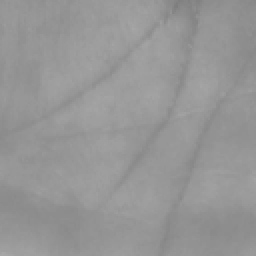
#> input picture Palmprint/training/003-3.bmp, 128 x 128 px (shown 2 times larger)
$ python -i texture_extraction_DIP.py   (imports and definitions only)
#> lines starting #> are read from the running program, lines starting #| are printed output that depends on the picture; after the words box and inside, x2 and y2 are one past the last pixel; in counts of white or black regions, pixels touching at a corner belong together
import matplotlib.pyplot as plt  # plt 用于显示图片
from matplotlib.pyplot import imread
from skimage import morphology
import numpy as np
import glob
import os
import cv2


# %%
class Palm_Graph():
    def __init__(self, train, test):
        assert (np.array(train).shape == np.array(test).shape)
        self.train = train
        self.test = test
        self.rows, self.cols = train[0].shape


def Low_pass_Gausian_process(img, D0):
    rows, cols = img.shape
    mask = np.zeros((rows, cols))
    Locx = np.array(list(range(cols)) * rows).reshape([rows, cols])
    Locy = np.transpose((np.array(list(range(rows)) * cols).reshape([cols, rows])))
    D = np.sqrt((Locx - cols / 2) ** 2 + (Locy - rows / 2) ** 2)
    mask = np.exp(-D ** 2 / D0 ** 2 / 2)

    f1 = np.fft.fft2(img)
    f1shift = np.fft.fftshift(f1)
    f1shift = f1shift * mask
    f2shift = np.fft.ifftshift(f1shift)
    img_new = np.fft.ifft2(f2shift)
    img_new = np.abs(img_new)

    return img_new


class gabor():
    def __init__(self, R, C, n_orientation, scale):
        self.R = R
        self.C = C
        self.n_orientarion = n_orientation
        self.scale = scale
        self.orientation = np.array([u * np.pi / n_orientation for u in range(1, n_orientation + 1)])
        self.gabor_filters_sets = [gabor_wavelet(R, C, u, scale, n_orientation) for u in range(1, n_orientation + 1)]

    def filtering(self, img):
        # 返回n_orientarion个滤波后的图像
        graphs = np.array([cv2.filter2D(img, -1, np.real(gw)) for gw in self.gabor_filters_sets])
        return graphs

    def plot_filters(self, n_scale):
        gabor_filters = []
        fig = plt.figure()
        for v in range(1, n_scale + 1):
            for u in range(1, self.n_orientarion + 1):
                gw = gabor_wavelet(self.R, self.C, u, v, self.n_orientarion)
                fig.add_subplot(n_scale, self.n_orientarion, self.n_orientarion * (v - 1) + u)
                plt.imshow(np.real(gw), cmap='gray')
        plt.show()


def gabor_wavelet(rows, cols, orientation, scale, n_orientation):
    kmax = np.pi / 2
    f = np.sqrt(2)
    delt2 = (2 * np.pi) ** 2
    k = (kmax / (f ** scale)) * np.exp(1j * orientation * np.pi / n_orientation / 2)
    kn2 = np.abs(k) ** 2
    gw = np.zeros((rows, cols), np.complex128)

    for m in range(int(-rows / 2) + 1, int(rows / 2) + 1):
        for n in range(int(-cols / 2) + 1, int(cols / 2) + 1):
            t1 = np.exp(-0.5 * kn2 * (m ** 2 + n ** 2) / delt2)
            t2 = np.exp(1j * (np.real(k) * m + np.imag(k) * n))
            t3 = np.exp(-0.5 * delt2)
            gw[int(m + rows / 2 - 1), int(n + cols / 2 - 1)] = (kn2 / delt2) * t1 * (t2 - t3)

    return gw


def get_data(number):
    number = str(number)
    train_files = sorted(glob.glob(os.path.join(train_data_path, number.zfill(3) + '*.bmp')))
    test_files = sorted(glob.glob(os.path.join(test_data_path, number.zfill(3) + '*.bmp')))
    train_data = [imread(graph) for graph in train_files]
    test_data = [imread(graph) for graph in test_files]
    palm = Palm_Graph(train_data, test_data)
    return palm


def LOG_preprocess(img, R0=40, ksize=5):
    AfterGaussian = np.uint8(Low_pass_Gausian_process(img, R0))
    processed = cv2.Laplacian(AfterGaussian, -1, ksize=ksize)
    img = cv2.equalizeHist(img)
    return processed


def process(img):
    img = LOG_preprocess(img)  # 预处理，高斯+laplacian

    After_gabor = []
    #     fig = plt.figure(dpi=150)
    for i, gw in enumerate(gabor_filters):
        element = cv2.filter2D(img, -1, np.real(gw))
        After_gabor.append(element)

    Two_value = []
    #     fig = plt.figure(dpi=150)
    for i, line in enumerate(After_gabor):
        _, TW = cv2.threshold(line, 0, 255, cv2.THRESH_BINARY | cv2.THRESH_OTSU)

        kernel = np.ones((2, 2), np.uint8)
        TW = cv2.erode(TW, kernel)

        Two_value.append(TW)
    con = []
    for i in Two_value:
        conective = morphology.remove_small_objects(i > 0, min_size=40, connectivity=1)
        con.append(conective)

    line = (np.sum(con, axis=0) / len(con))

    return line


train_data_path = './Palmprint/training'
test_data_path = './Palmprint/testing'
n_orientation = 6
scale = 2
GA = gabor(10, 10, n_orientation, scale)  # 10*10的filter,取6个不同角度,尺度为2
gabor_filters = GA.gabor_filters_sets
# [1 line not run here, left out]

# [1 line that did not run here, left out]
# [1 line that did not run here, left out]
# [1 line that did not run here, left out]
# [1 line that did not run here, left out]
# [1 line that did not run here, left out]
# [1 line that did not run here, left out]

# [7 lines not run here, left out]

# [1 line that did not run here, left out]
fig = plt.figure(dpi=70)
# [3 lines not run here, left out]

>>> import cv2
>>> picture = cv2.imread('Palmprint/training/003-3.bmp', cv2.IMREAD_GRAYSCALE)
#> picture is the input picture: shape (128, 128); min 126, max 167, mean 150
>>> result = process(picture)
#> in LOG_preprocess, `processed = cv2.Laplacian(AfterGaussian, -1, ksize=ksize)`:
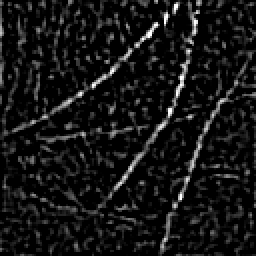
#> processed: shape (128, 128) (shown 2 times larger); min 0, max 255, mean 21
#> in LOG_preprocess, `img = cv2.equalizeHist(img)`:
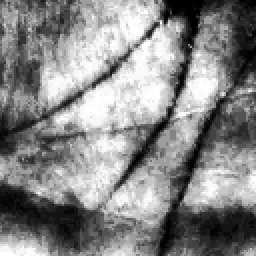
#> img: shape (128, 128) (shown 2 times larger); min 0, max 255, mean 134.5
#> the loop in process, `for i, gw in enumerate(gabor_filters):` made 6 passes
#> pass 2, in process, `element = cv2.filter2D(img, -1, np.real(gw))`:
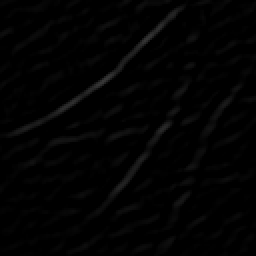
#> element: shape (128, 128) (shown 2 times larger); min 0, max 56, mean 2.7
#> after the loop in process, `for i, gw in enumerate(gabor_filters):`: After_gabor = 6 items
#> the loop in process, `for i, line in enumerate(After_gabor):` made 6 passes
#> pass 1, in process, `_, TW = cv2.threshold(line, 0, 255, cv2.THRESH_BINARY | cv2.THRESH_OTSU)`:
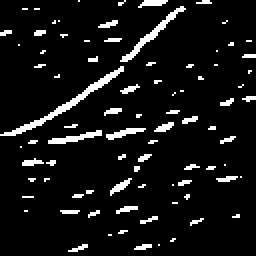
#> TW: shape (128, 128) (shown 2 times larger); 7.6% white in thin lines or dots
#> pass 2, in process, `TW = cv2.erode(TW, kernel)`:
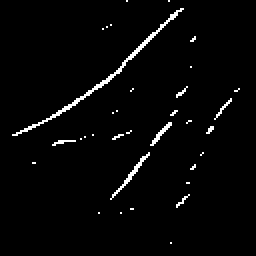
#> TW: shape (128, 128) (shown 2 times larger); 2.5% white in thin lines or dots, all inside (x1, y1, x2, y2) = (6, 0, 120, 122)
#> the loop in process, `for i in Two_value:` made 6 passes
#> pass 3, in process, `conective = morphology.remove_small_objects(i > 0, min_size=40, connec..`:
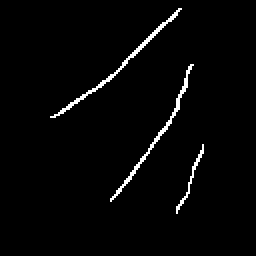
#> conective: shape (128, 128) bool (shown 2 times larger); 2.2% white in thin lines or dots, all inside (x1, y1, x2, y2) = (25, 4, 102, 107)
#> in process, `line = (np.sum(con, axis=0) / len(con))`:
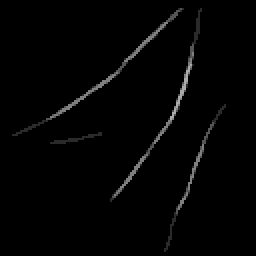
#> line: shape (128, 128) float64 (shown 2 times larger); min 0, max 0.667, mean 0.0136

$ run again, on Palmprint/training/053-2.bmp
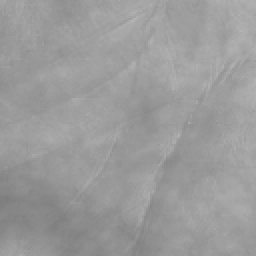
#> input picture Palmprint/training/053-2.bmp, 128 x 128 px (shown 2 times larger)
#> picture is the input picture: shape (128, 128); min 125, max 182, mean 154.8
#> after the loop in process, `for i, gw in enumerate(gabor_filters):`: After_gabor = 6 items
#> the loop in process, `for i, line in enumerate(After_gabor):` made 6 passes
#> pass 1, in process, `_, TW = cv2.threshold(line, 0, 255, cv2.THRESH_BINARY | cv2.THRESH_OTSU)`:
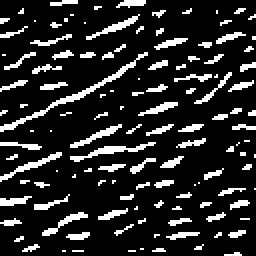
#> TW: shape (128, 128) (shown 2 times larger); 15.4% white in thin lines or dots
#> the loop in process, `for i in Two_value:` made 6 passes
#> in process, `line = (np.sum(con, axis=0) / len(con))`:
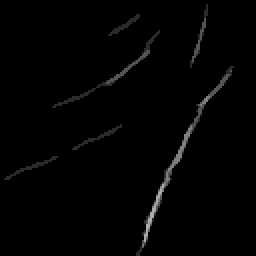
#> line: shape (128, 128) float64 (shown 2 times larger); min 0, max 0.667, mean 0.0109

$ run again, on Palmprint/training/064-2.bmp
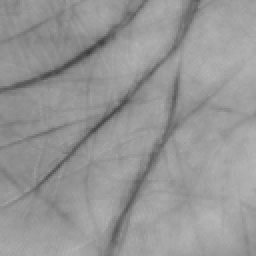
#> input picture Palmprint/training/064-2.bmp, 128 x 128 px (shown 2 times larger)
#> picture is the input picture: shape (128, 128); min 60, max 182, mean 149.8
#> after the loop in process, `for i, gw in enumerate(gabor_filters):`: After_gabor = 6 items
#> the loop in process, `for i, line in enumerate(After_gabor):` made 6 passes
#> pass 1, in process, `_, TW = cv2.threshold(line, 0, 255, cv2.THRESH_BINARY | cv2.THRESH_OTSU)`:
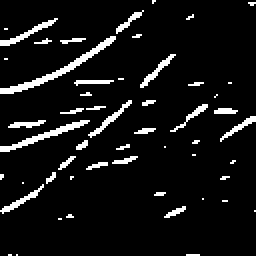
#> TW: shape (128, 128) (shown 2 times larger); 7.5% white in thin lines or dots
#> the loop in process, `for i in Two_value:` made 6 passes
#> in process, `line = (np.sum(con, axis=0) / len(con))`:
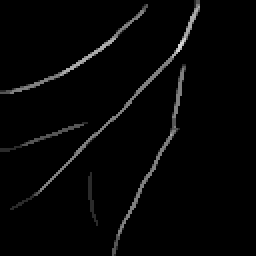
#> line: shape (128, 128) float64 (shown 2 times larger); min 0, max 0.833, mean 0.0215

$ run again, on Palmprint/training/068-1.bmp
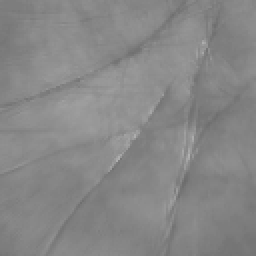
#> input picture Palmprint/training/068-1.bmp, 128 x 128 px (shown 2 times larger)
#> picture is the input picture: shape (128, 128); min 108, max 178, mean 134.8
#> after the loop in process, `for i, gw in enumerate(gabor_filters):`: After_gabor = 6 items
#> the loop in process, `for i, line in enumerate(After_gabor):` made 6 passes
#> the loop in process, `for i in Two_value:` made 6 passes
#> in process, `line = (np.sum(con, axis=0) / len(con))`:
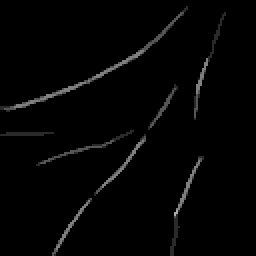
#> line: shape (128, 128) float64 (shown 2 times larger); min 0, max 0.667, mean 0.0159
